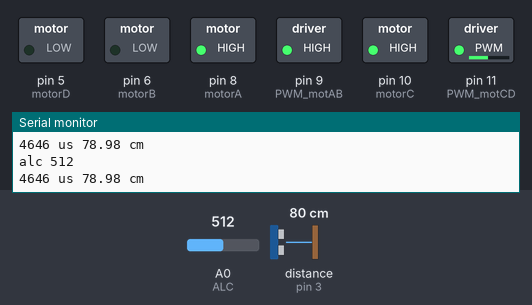
Recording of a sketch running on a simulated Arduino Uno, built with avr-gcc and run on an emulated ATmega328P. On the bench: switched loads named in the sketch (green lamp = pin HIGH), the last lines printed to the serial monitor. Wiring (inferred from the names in the program): ultrasonic range finder: trigger pin 2; echo pin 3. Inputs (shaded band) come from the test bench; at power-on: distance to the obstacle (sensor on pin 3) 80 cm, A0 (ALC) = 512. The echo pulse lasts 58.3 µs per cm; pins used as bus, display or sensor lines are not drawn.

Above: at 1.2 s.
1.3 s: distance to the obstacle (sensor on pin 3) set to 12 cm
4.3 s: distance to the obstacle (sensor on pin 3) set to 9 cm
At 5.0 s:
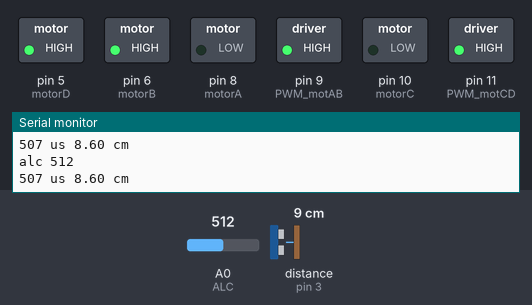
5.9 s: A0 (ALC) set to 219
7.4 s: A0 (ALC) set to 185
At 8.3 s:
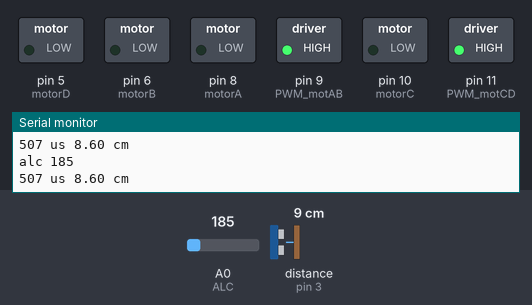
9.0 s: A0 (ALC) set to 210
At 10.1 s:
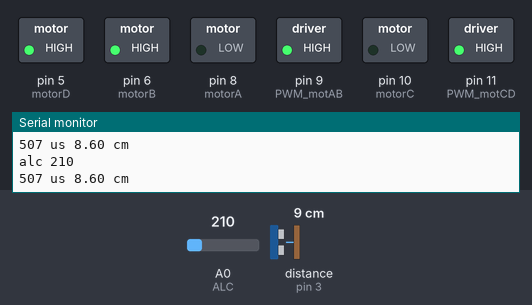
10.6 s: A0 (ALC) set to 190
At 11.9 s:
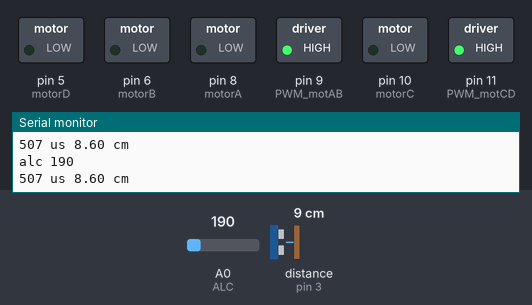
Timing chart, 0 to 13.2 s (numbered marks = the images above; inputs shaded):
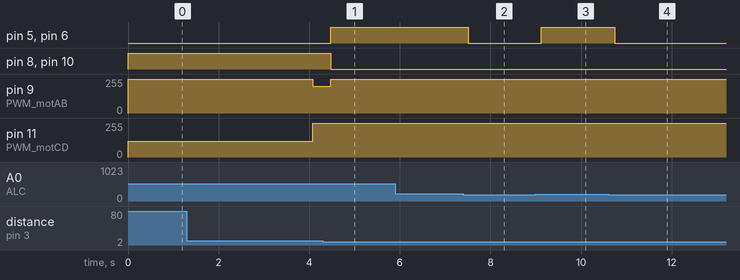

The sketch:

chidori.ino
```cpp
const int ALC = 0;
int AclVal = 0;

const int Trig = 2;
const int Echo = 3;

int Duration;
float Distance;

const int motorA = 8;
const int motorB = 6;
const int PWM_motAB = 9;
const int motorC = 10;
const int motorD = 5;
const int PWM_motCD = 11;

int tick = 0;
void setup(){
  Serial.begin(9600);
  pinMode(Trig,OUTPUT); //信号用ピン
  pinMode(Echo,INPUT  ); //信号用ピン
  pinMode(motorA,OUTPUT); //信号用ピン
  pinMode(motorB,OUTPUT); //信号用ピン
  pinMode(motorC,OUTPUT); //信号用ピン
  pinMode(motorD,OUTPUT); //信号用ピン
}

//前進
void forward()
{
  digitalWrite(motorA,HIGH);
  digitalWrite(motorB,LOW);
  digitalWrite(motorC,HIGH);
  digitalWrite(motorD,LOW);

  analogWrite(PWM_motAB,255);
  analogWrite(PWM_motCD,255);
}

//千鳥足で前進
void chidoriForward()
{
  digitalWrite(motorA,HIGH);
  digitalWrite(motorB,LOW);
  digitalWrite(motorC,HIGH);
  digitalWrite(motorD,LOW);

  if (tick < 20) {
    analogWrite(PWM_motAB,255);
    analogWrite(PWM_motCD,120);
  } else {
    analogWrite(PWM_motAB,200);
    analogWrite(PWM_motCD,255);
  }

  tick = (tick + 1) % 40;
}

//後退
void backward()
{
  digitalWrite(motorA,LOW);
  digitalWrite(motorB,HIGH);
  digitalWrite(motorC,LOW);
  digitalWrite(motorD,HIGH);

  analogWrite(PWM_motAB,255);
  analogWrite(PWM_motCD,255);
}

void _stop()
{
  //全てのモータを停止
  digitalWrite(motorA,LOW);
  digitalWrite(motorB,LOW);
  digitalWrite(motorC,LOW);
  digitalWrite(motorD,LOW);
}

void loop(){
  //アルコールセンサの値を読む
  AclVal = analogRead(ALC);
  Serial.print("alc ");
  Serial.println(AclVal);

  //超音波センサで距離を測定
  digitalWrite(Trig, LOW);
  delayMicroseconds(1);
  digitalWrite(Trig, HIGH);
  delayMicroseconds(1);
  digitalWrite(Trig, LOW);
  Duration = pulseIn(Echo, HIGH);    //発信してから受け取るタイムラグ
  Serial.print(Duration);
  Serial.print(" us ");
  if (Duration > 0) {
    Distance = Duration / 2;
    Distance = Distance * 340 * 100 / 1000000; //時速から距離に換算cm
    Serial.print(Distance);
    Serial.println(" cm");
  }

  if(AclVal <= 200){
    _stop();    //アルコールが切れたら止まる
  }
  else{
    if(Distance <= 10)
      backward();    //障害物があると後ずさり
    else
      chidoriForward();    //アルコールがある限り千鳥足で歩く
  }
  delay(200);
}
```

Measured:
- the behaviour switches between 11 and 10 cm on distance to the obstacle (sensor on pin 3) (found by bisection; images 0 and 1)
- the behaviour switches between 201 and 200 on A0 (ALC) (found by bisection; images 1 and 2)
- after the input at 4.3 s, pin 5 (motorD), pin 6 (motorB): LOW → HIGH after 0.18 s; pin 8 (motorA), pin 10 (motorC): HIGH → LOW after 0.18 s; pin 9 (PWM_motAB): 200/255 → 255/255 after 0.18 s
- after the input at 7.4 s, pin 5 (motorD), pin 6 (motorB): HIGH → LOW after 0.11 s
- after the input at 9.0 s, pin 5 (motorD), pin 6 (motorB): LOW → HIGH after 0.12 s
- after the input at 10.6 s, pin 5 (motorD), pin 6 (motorB): HIGH → LOW after 0.14 s
